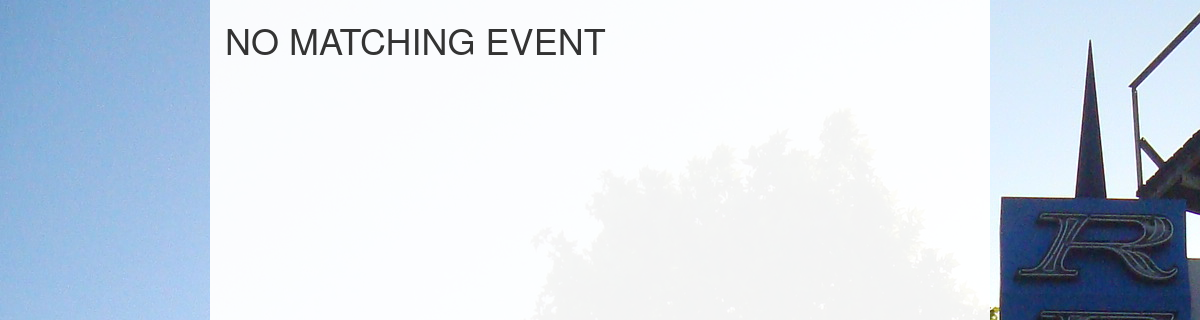
Page /events/midnight-ravers/ on the earlier database version.
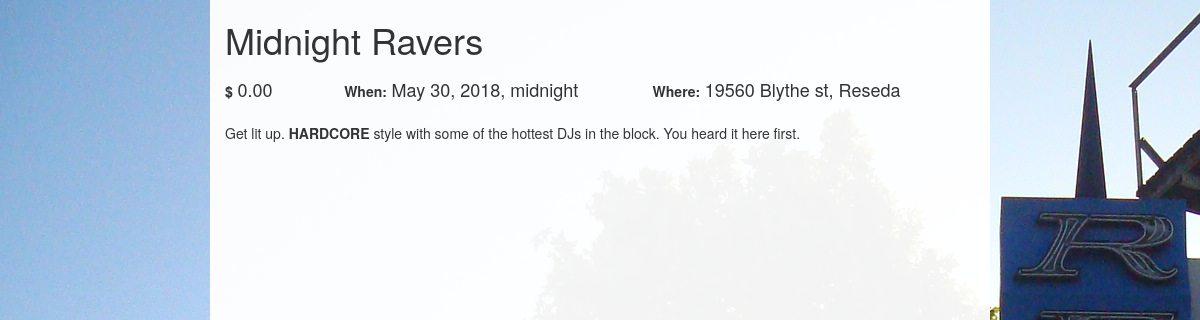
Same page on the later database version.
### events/models.py (models this page shows, shortened)
class Event(models.Model):
    name = models.CharField(max_length=128, unique=True)
    created_at = models.DateTimeField(auto_now_add=True)
    slug = models.SlugField(blank=True, unique=True)
    approved = models.BooleanField(blank=True, default=False)
    approved_at = models.DateTimeField(blank=True, null=True, editable=False)
    image = models.ImageField(upload_to="flyers", blank=True)
    short_description = models.TextField(max_length=256, blank=True)
    description = models.TextField()
    address = models.CharField(max_length=64, blank=True)
    city = models.CharField(max_length=64, blank=True)
    start_date = models.DateTimeField()
    end_date = models.DateTimeField()
    price = models.DecimalField(max_digits=6, decimal_places=2, default=0.00)
    more_details_link = models.URLField(blank=True, null=True)

### events/views.py (the view)
# urls.py: url(r'^(?P<event_slug>[\w\-]+)/$', views.event_details, name='event_details'),
def event_details(request, event_slug):
    context_dict = {}
    try:
        event = Event.objects.get(slug=event_slug)
        context_dict['event'] = event
    except Event.DoesNotExist:
        context_dict['event'] = None
    return render(request, 'events/event-details.html', context_dict)

### templates/events/event-details.html (shortened to what this page needs)
<!DOCTYPE html>
<html>
<head>
    {% load staticfiles %}
    <link rel="stylesheet" type="text/css" href="{% static 'styles/styles.css' %}">
    <link rel="stylesheet" type="text/css" href="{% static 'styles/event-details.css' %}">
    <link href="//netdna.bootstrapcdn.com/bootstrap/3.1.0/css/bootstrap.min.css" rel="stylesheet" id="bootstrap-css">
</head>
<body>
    <div class="container">
        <div class="row">
            <div class="article event-details [ col-xs-12 col-sm-offset-2 col-sm-8 ]">
                <article>
                    {% if event %}
                        <h1>{{event.name}}</h1>
                        <section class="details">
                            <table>
                                <tr>
                                    <td class="price">
                                        <strong>$</strong><h4>{{event.price}}</h4>
                                    </td>
                                    <td class="date">
                                        <strong>When: </strong><h4>
                                            {{event.start_date}}
                                        </h4>
                                    </td>
                                    <td class="address">
                                        <strong>Where: </strong><h4>{{event.address}}, {{event.city}}</h4>
                                    </td>
                                </tr>
                            </table>
                        </section>
                        <section class="description">
                            {{event.description|safe}}
                        </section>
                    {% else %}
                        <h1>NO MATCHING EVENT</h1>
                    {% endif %}
                </article>
            </div>
        </div>
    </div>
</body>
</html>

Differences in the rows shown:
now on this page (row edited): Event: name "Midnight Ravers", price "0.00", start_date "May 30, 2018, midnight", address "19560 Blythe st", city "Reseda", description "Get lit up. HARDCORE style with some of the hottest DJs in the block. You heard it here first."
Other differences:
text no longer shown: "NO MATCHING EVENT"
text now shown: "$ When: Where: ,"
